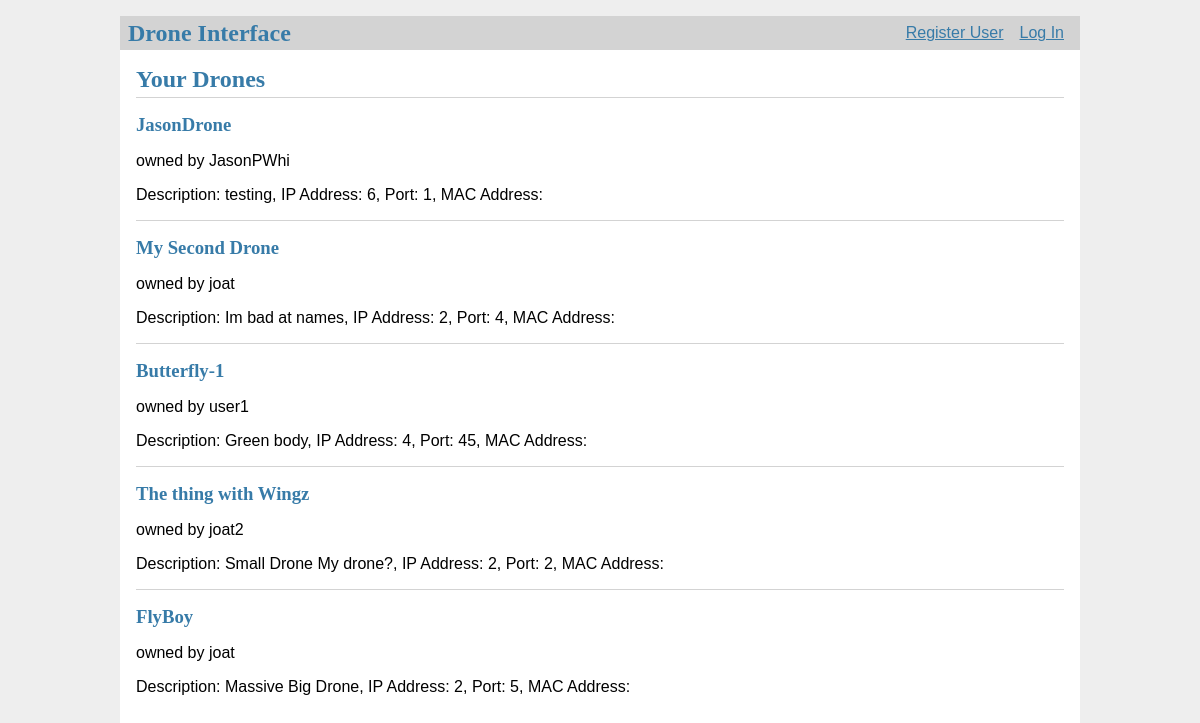
Before: / with the older database file.
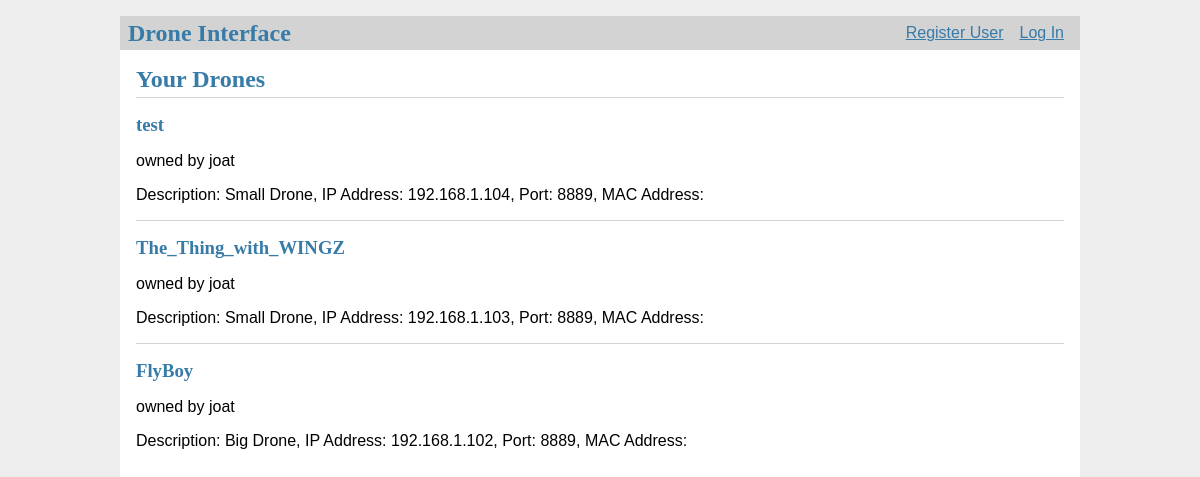
After: the same page with the newer database file.
### tables this page shows
CREATE TABLE drones (
  id INTEGER PRIMARY KEY AUTOINCREMENT,
  drone_name TEXT UNIQUE NOT NULL,
  description TEXT NOT NULL,
  ip_addr TEXT NOT NULL,
  port TEXT NOT NULL,
  mac_addr TEXT,
  owner_id INTEGER NOT NULL,
  group_id INTEGER,
  FOREIGN KEY (owner_id) REFERENCES user (id),
  FOREIGN KEY (group_id) REFERENCES groups (id)
);

CREATE TABLE user (
  id INTEGER PRIMARY KEY AUTOINCREMENT,
  username TEXT UNIQUE NOT NULL,
  password TEXT NOT NULL
);

### flaskr/blog.py (the view)
@bp.route('/')
def index():
    db = get_db()
    drones = db.execute(
        'SELECT p.id, drone_name, description, ip_addr, port, u.username, owner_id'
        ' FROM drones p JOIN user u ON p.owner_id = u.id'
        ' ORDER BY p.id DESC'
    ).fetchall()
    return render_template('blog/index.html', drones=drones)

### flaskr/auth.py (called while the page is built)
@bp.before_app_request
def load_logged_in_user():
    user_id = session.get('user_id')
    if user_id is None:
        g.user = None
    else:
        g.user = get_db().execute(
            'SELECT * FROM user WHERE id = ?', (user_id,)
        ).fetchone()

### flaskr/db.py (called while the page is built)
def get_db():
    if 'db' not in g:
        g.db = sqlite3.connect(
            current_app.config['DATABASE'],
            detect_types=sqlite3.PARSE_DECLTYPES
        )
        g.db.row_factory = sqlite3.Row
    return g.db

### flaskr/templates/blog/index.html (shortened to what this page needs)
{% extends 'base.html' %}
{% block header %}
  <h1>{% block title %}Your Drones{% endblock %}</h1>
{% endblock %}
{% block content %}
  {% for drone in drones %}
    <article class="drone">
      <header>
        <div>
          <h1>{{ drone['drone_name'] }}</h1>
          <div class="about">owned by {{ drone['username'] }}</div>
        </div>
      </header>
        <p class="description">Description: {{ drone['description'] }},
          IP Address: {{ drone['ip_addr'] }}, Port: {{ drone['port'] }}, MAC Address: {{ drone['mac_addr'] }}</p>
    </article>
    {% if not loop.last %}
      <hr>
    {% endif %}
  {% endfor %}
{% endblock %}

### flaskr/templates/base.html (shortened to what this page needs)
<!doctype html>
<link rel="stylesheet" href="{{ url_for('static', filename='style.css') }}">
<nav>
  <h1>Drone Interface</h1>
  <ul>
    {% if g.user %}
        <li><span>{{ g.user['username'] }}</span>
        <li><a href="{{ url_for('blog.index') }}">Show Drones</a>
        <li><a href="{{ url_for('blog.groups') }}">Show Groups</a>
        <li><a href="{{ url_for('auth.logout') }}">Log Out</a>
    {% else %}
      <li><a href="{{ url_for('auth.register') }}">Register User</a>
      <li><a href="{{ url_for('auth.login') }}">Log In</a>
    {% endif %}
  </ul>
</nav>
<section class="content">
  <header>
    {% block header %}{% endblock %}
  </header>
  {% block content %}{% endblock %}
</section>

### flaskr/static/style.css (style rules this page uses)
h1 { font-family: serif; color: #377ba8; margin: 1rem 0; }
a { color: #377ba8; }
hr { border: none; border-top: 1px solid lightgray; }
nav { background: lightgray; display: flex; align-items: center; padding: 0 0.5rem; }
nav h1 { flex: auto; margin: 0; }
nav ul { display: flex; list-style: none; margin: 0; padding: 0; }
nav ul li a, nav ul li span, header .action { display: block; padding: 0.5rem; }
.content { padding: 0 1rem 1rem; }
.content > header { border-bottom: 1px solid lightgray; display: flex; align-items: flex-end; }
.content > header h1 { flex: auto; margin: 1rem 0 0.25rem 0; }
.content:last-child { margin-bottom: 0; }

Changed rows visible on the page:
removed drones: drone_name "JasonDrone", username "JasonPWhi", description "testing", ip_addr "6", port "1"
removed drones: drone_name "My Second Drone", username "joat", description "Im bad at names", ip_addr "2", port "4"
removed drones: drone_name "Butterfly-1", username "user1", description "Green body", ip_addr "4", port "45"
added drones: drone_name "test", username "joat", description "Small Drone", ip_addr "192.168.1.104", port "8889"
changed drones: drone_name "The thing with Wingz" → "The_Thing_with_WINGZ"; username "joat2" → "joat"; description "Small Drone My drone?" → "Small Drone"; ip_addr "2" → "192.168.1.103"; port "2" → "8889"
changed drones "FlyBoy": description "Massive Big Drone" → "Big Drone"; ip_addr "2" → "192.168.1.102"; port "5" → "8889"
